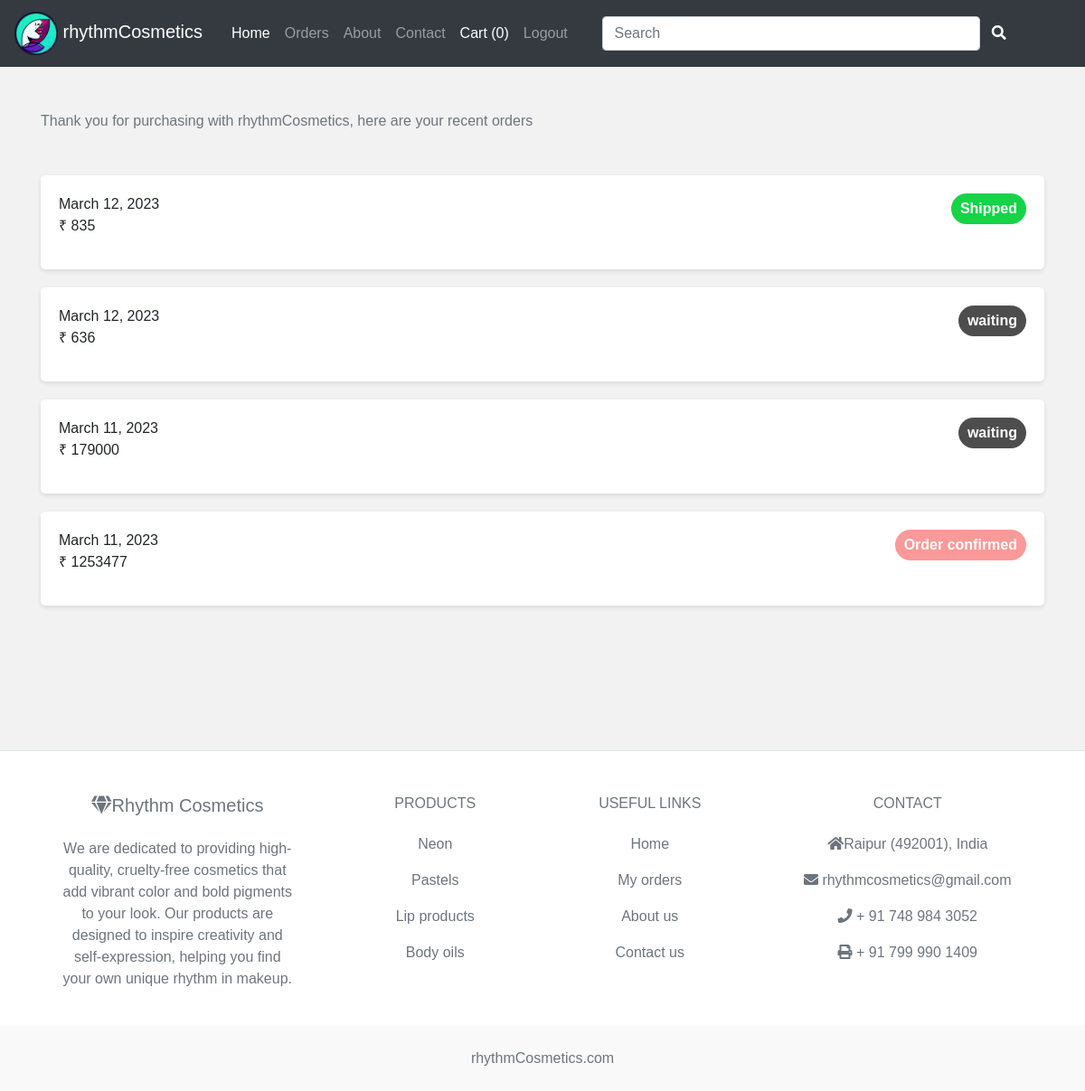
Screenshot of /orders/ (signed in) with the database file from the repository.
### rhythmCosmetics/models.py (models this page shows, shortened)
class Order(models.Model):
    order_id = models.AutoField(primary_key=True)
    items_json = models.CharField(max_length=500)
    amount = models.IntegerField(default=0)
    name = models.CharField(max_length=90)
    email  = models.CharField(max_length=90)
    address =  models.CharField(max_length=180)
    city = models.CharField(max_length=90)
    state= models.CharField(max_length=90)
    zip_code = models.CharField(max_length=90)
    phone = models.CharField(max_length=13,default="")
    payment_ref =models.CharField(max_length=25,default='')
    payment_conf = models.IntegerField(default=0)
    dispatched = models.IntegerField(default=0)
    timestamp= models.DateField(auto_now_add= True)
    link = models.CharField(max_length=5000,default='nil')
    primary_prod = models.CharField(max_length=500,default='nil')

### rhythmCosmetics/views.py (the view)
# urls.py: path('orders/',views.orders,name='myorders'),
def orders(request):
    this_user =0
    try:
        this_user = request.user.email
        Orders = Order.objects.filter(email = this_user)
        allOrders= [order for order in Orders]
        allOrders=allOrders[::-1]
    except:
        allOrders = ""
    count = len(allOrders)
    params = {'allOrders':allOrders,'count':count}
    return render(request, 'orders.html', params)

### rhythmCosmetics/templates/orders.html (shortened to what this page needs)
{% extends 'basic.html' %}
{% block body %}
 {% if allOrders %}
<p class="breadcrumb-item active my-5 container" aria-current="page">Thank you for purchasing with rhythmCosmetics, here are your recent orders</p>
                <div class="container">
                    <ul class="orders">
                    {% for i in allOrders %}
                    <li class="order">
    				<span>{{i.timestamp}}</span>
    				{% if i.dispatched == 1 %}
    				<a href=""><span class="order-status shipped">Shipped</span></a>
    				{% elif i.payment_conf == 1 %}
    				<a href=""><span class="order-status confirmed">Order confirmed</span></a>
    				{% else %}
    				<a href=""></a><span class="order-status not-confirmed">waiting</span></a>
    				{% endif %}
    				<p>&#8377 {{i.amount}}</p>
    			    </li>
                    {% endfor %}
                </ul>
                </div>
{% else %}
<p class="breadcrumb-item active my-5 container" aria-current="page">There are no orders placed by you as of now, please head to <a href="/cart">your cart</a> or <a href="/">continue shopping</a></p>
{% endif %}
{% endblock %}

### rows the page displays
Order: timestamp "March 12, 2023", dispatched "Shipped", amount "835"
Order: timestamp "March 12, 2023", dispatched "waiting", amount "636"
Order: timestamp "March 11, 2023", dispatched "waiting", amount "179000"
Order: timestamp "March 11, 2023", dispatched "Order confirmed", amount "1253477"
